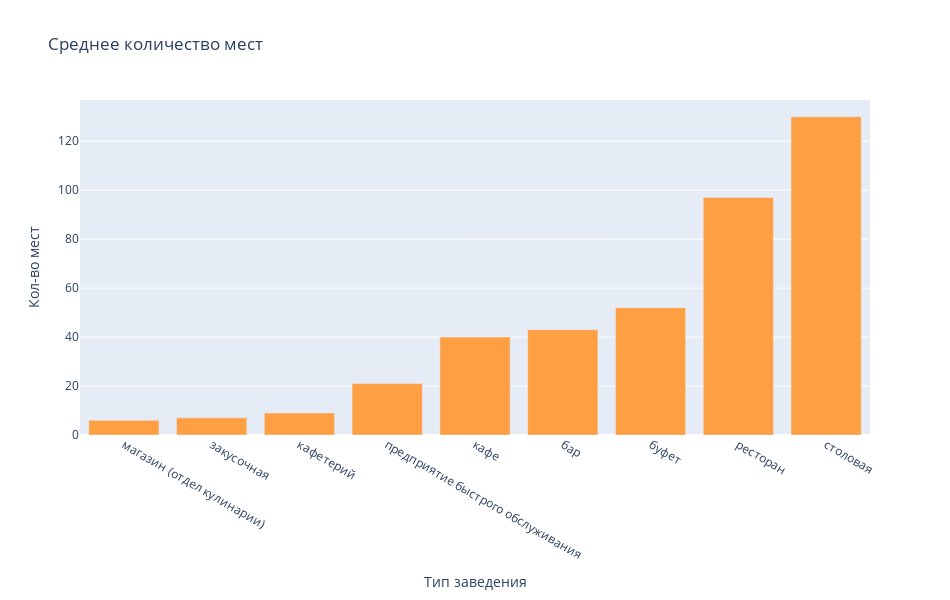

Notebook code cell kept with this figure:
### Code cell
px.bar(rest_seats.sort_values(by='number'),
    x='object_type',
    y='number',
    title='Среднее количество мест',
    color_discrete_sequence = ['#ff9f43'],
    labels={'number': 'Кол-во мест',  'object_type': 'Тип заведения'},
    width=950, height=600)

### Figure 1 — Plotly figure (JSON) as saved in the notebook; plotly's stock layout.template omitted (floating-point values rounded to 4 significant figures)
{"data": [{"alignmentgroup": "True", "hovertemplate": "Тип заведения=%{x}<br>Кол-во мест=%{y}<extra></extra>", "legendgroup": "", "marker": {"color": "#ff9f43"}, "name": "", "offsetgroup": "", "orientation": "v", "showlegend": false, "textposition": "auto", "type": "bar", "x": ["магазин (отдел кулинарии)", "закусочная", "кафетерий", "предприятие быстрого обслуживания", "кафе", "бар", "буфет", "ресторан", "столовая"], "xaxis": "x", "y": [6, 7, 9, 21, 40, 43, 52, 97, 130], "yaxis": "y"}], "layout": {"barmode": "relative", "height": 600, "legend": {"tracegroupgap": 0}, "title": {"text": "Среднее количество мест"}, "width": 950, "xaxis": {"anchor": "y", "domain": [0, 1], "title": {"text": "Тип заведения"}}, "yaxis": {"anchor": "x", "domain": [0, 1], "title": {"text": "Кол-во мест"}}}}
